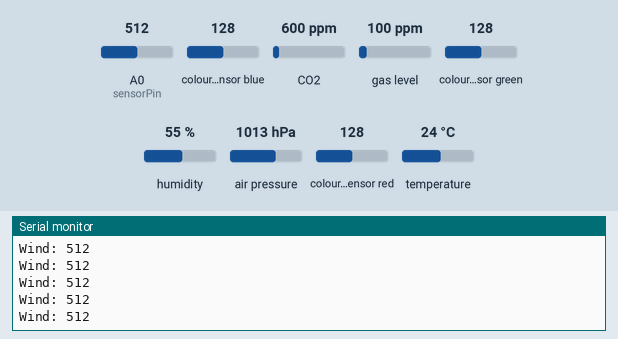
Recording of a sketch running on a simulated Arduino Uno, built with avr-gcc and run on an emulated ATmega328P. Shown: the last lines printed to the serial monitor. Inputs (shaded band) come from the test bench; at power-on: colour sensor blue 128, A0 (sensorPin) = 512, CO2 600 ppm, gas level 100 ppm, colour sensor green 128, humidity 55 %, air pressure 1013 hPa, colour sensor red 128, temperature 24 °C.

Above: at 1.2 s.
1.3 s: colour sensor blue set to 5
At 10.09 s:
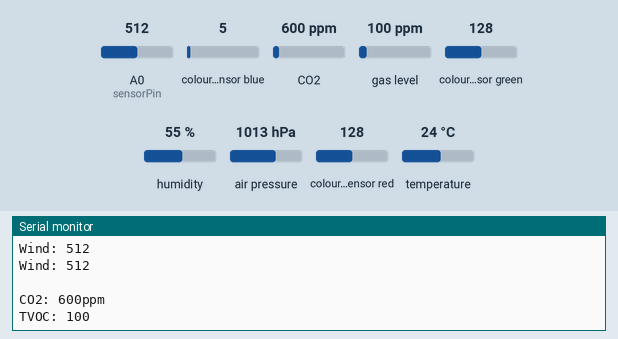
11.5 s: A0 (sensorPin) set to 716
At 11.51 s:
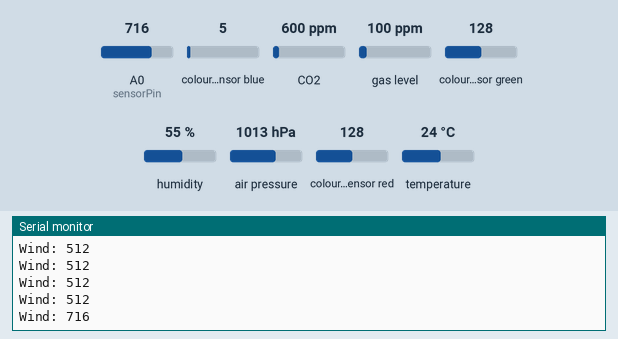
16.0 s: A0 (sensorPin) set to 992
At 16.02 s:
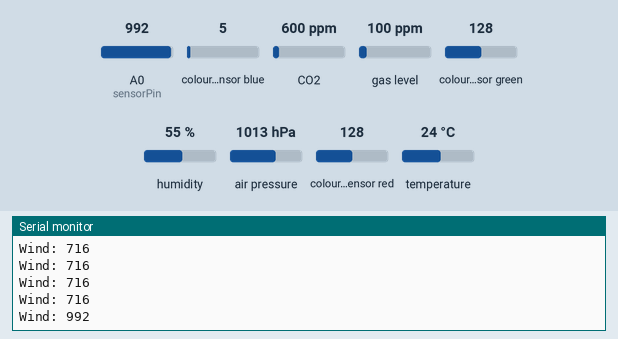
Timing chart, 0 to 19.0 s (numbered marks = the images above; inputs shaded):
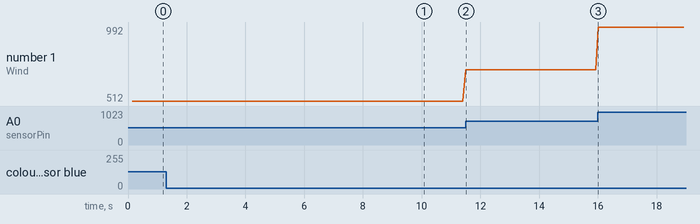

The sketch:

combine-Temp-RGB-VOC-airQuality-wind.ino
```cpp
/***************************************************************************
  This is a sketch that connects the
  1) BME280 humidity, temperature & pressure sensor - https://learn.adafruit.com/adafruit-bme280-humidity-barometric-pressure-temperature-sensor-breakout/arduino-test
  2) CCS811 Gas Sensor - Co2 and VOC - https://learn.adafruit.com/adafruit-ccs811-air-quality-sensor?view=all
  3) TCS34725 - RGB colour sensor - Colour temp, LUX - https://learn.adafruit.com/adafruit-color-sensors/arduino-code
  4) PM2.5 Air Quality Sensor - https://learn.adafruit.com/pm25-air-quality-sensor/arduino-code
  5) Anemometer wind Sensor - https://www.adafruit.com/product/1733

  Sensors 1, 2 and 3 use I2C or SPI to communicate, 2 or 4 pins are required
  to interface. The device's I2C address is either 0x76 or 0x77 and 0x5a.

SDA-> Pin 4A on Arduino Uno
SCL -> Pin 5A on Arduino Uno

Notes on wiring:
CCS811 Gas Sensor - Co2 and VOC - must also ground WAKE pin
TCS34725 - RGB colour sensor - To turn off LED on Board ground LED pin
PM2.5 - Ground, Positive, Pin 2 on Arduino
Anemometer wind sensor -- red to + of power source - 12vdc is fine.
    Black is to ground on power source and ground on microcontroller.
    Blue goes to A0

 ***************************************************************************/

#include <Wire.h>
#include <SPI.h>
#include <Adafruit_Sensor.h>
#include <Adafruit_BME280.h> // Altitude/Temp/Pressure/Humidity
#include "Adafruit_TCS34725.h" // RGB code - Colour temp and LUX
#include "Adafruit_CCS811.h" //CCS811 code - Co2 and TVOC

//https://learn.adafruit.com/pm25-air-quality-sensor/arduino-code
#include <SoftwareSerial.h>
SoftwareSerial pmsSerial(2, 3);

#define BME_SCK 13
#define BME_MISO 12
#define BME_MOSI 11
#define BME_CS 10

#define SEALEVELPRESSURE_HPA (1013.25)

Adafruit_CCS811 ccs; // gas sensor
Adafruit_BME280 bme; // I2C

/* Initialise with specific int time and gain values */
Adafruit_TCS34725 tcs = Adafruit_TCS34725(TCS34725_INTEGRATIONTIME_700MS, TCS34725_GAIN_1X);

struct pms5003data { //particulate
  uint16_t framelen;
  uint16_t pm10_standard, pm25_standard, pm100_standard;
  uint16_t pm10_env, pm25_env, pm100_env;
  uint16_t particles_03um, particles_05um, particles_10um, particles_25um, particles_50um, particles_100um;
  uint16_t unused;
  uint16_t checksum;
};

struct pms5003data data;

unsigned long fastDelayTime = 100;
unsigned long slowDelayTime = 10000;
unsigned long previousFastMillis = 0;
unsigned long previousSlowMillis = 0;
int sensorPin = A0;    // select the input pin for the potentiometer
int sensorValue = 0;  // variable to store the value coming from the sensor

void setup() {
    Serial.begin(115200);

        // sensor baud rate is 9600 //PM2.5
        pmsSerial.begin(9600);

    tcs.begin(); //RGB colour sensor
    ccs.begin(); //Gas sensor
    bme.begin();  //Pressure/Temp sensor
}

void loop() {

    unsigned long currentMillis = millis();
    if (currentMillis - previousFastMillis >= fastDelayTime) {
        previousFastMillis = currentMillis;
        // This runs every fastDelayTime ms
        // Process fast sensors
        // read the value from the wind sensor:
        sensorValue = analogRead(sensorPin);
        Serial.print("Wind: ");Serial.println(sensorValue);

        if (currentMillis - previousSlowMillis >= slowDelayTime) {
          previousSlowMillis = currentMillis;
          // This runs every slowDelayTime ms
          // Process slow sensors
          printValuesVOC();
          printValuesBME();
          printValuesRGB();

          if (readPMSdata(&pmsSerial)) {
            // reading data was successful!
            Serial.println();
            Serial.println("---------------------------------------");
            Serial.print("Particles > 0.3um / 0.1L air:"); Serial.println(data.particles_03um);
            Serial.print("Particles > 0.5um / 0.1L air:"); Serial.println(data.particles_05um);
            Serial.print("Particles > 1.0um / 0.1L air:"); Serial.println(data.particles_10um);
            Serial.print("Particles > 2.5um / 0.1L air:"); Serial.println(data.particles_25um);
            Serial.print("Particles > 5.0um / 0.1L air:"); Serial.println(data.particles_50um);
            Serial.print("Particles > 10.0 um / 0.1L air:"); Serial.println(data.particles_100um);
            Serial.println("---------------------------------------");
          }
        }
    }
    delay(50);
}

///----------------------particle
boolean readPMSdata(Stream *s) {
  // Read a byte at a time until we get to the special '0x42' start-byte
  while (s->available() && s->peek() != 0x42) {
    s->read();
  }

  if (! s->available()) {
    Serial.println("no data");
    return false;
  }

  // Now read all 32 bytes
  if (s->available() < 32) {
    Serial.println("< 32 bytes available");
    return false;
  }

  uint8_t buffer[32];
  uint16_t sum = 0;
  s->readBytes(buffer, 32);

  // get checksum ready
  for (uint8_t i=0; i<30; i++) {
    sum += buffer[i];
  }

  /* debugging
  for (uint8_t i=2; i<32; i++) {
    Serial.print("0x"); Serial.print(buffer[i], HEX); Serial.print(", ");
  }
  Serial.println();
  */

  // The data comes in endian'd, this solves it so it works on all platforms
  uint16_t buffer_u16[15];
  for (uint8_t i=0; i<15; i++) {
    buffer_u16[i] = buffer[2 + i*2 + 1];
    buffer_u16[i] += (buffer[2 + i*2] << 8);
  }

  // put it into a nice struct :)
  memcpy((void *)&data, (void *)buffer_u16, 30);

  if (sum != data.checksum) {
    Serial.println("Checksum failure");
    return false;
  }
  // success!
  return true;
}

void printValuesVOC(){
  //---- For Gas and VOC - CCS811
    Serial.println(" ");
      if(ccs.available()){
      if(!ccs.readData()){
      Serial.print("CO2: "); Serial.print(ccs.geteCO2()); Serial.println("ppm");
      Serial.print("TVOC: "); Serial.println(ccs.getTVOC());
    }
  }//-------
}

void printValuesRGB(){
  //---RGB code
      uint16_t r, g, b, c, colorTemp, lux;  // unsigned 16 bit integer to hold all values
      tcs.getRawData(&r, &g, &b, &c); // This gets the raw data (not using the RGB colour values converter)

      colorTemp = tcs.calculateColorTemperature(r, g, b);
      lux = tcs.calculateLux(r, g, b);
      Serial.print("Color Temp: "); Serial.print(colorTemp, DEC); Serial.println(" K ");
      Serial.print("Lux: "); Serial.println(lux, DEC);//-----
}

void printValuesBME() { // prints the values for the BME280
    Serial.print("Temperature = "); Serial.print(bme.readTemperature()); Serial.println(" *C");
    Serial.print("Pressure = "); Serial.print(bme.readPressure() / 100.0F);Serial.println(" hPa");
    Serial.print("Approx. Altitude = "); Serial.print(bme.readAltitude(SEALEVELPRESSURE_HPA)); Serial.println(" m");
    Serial.print("Humidity = "); Serial.print(bme.readHumidity()); Serial.println(" %");

    Serial.println();
}
```

Measured:
- after the input at 11.5 s, the serial monitor: prints a new line at once (image 2)
- after the input at 16.0 s, the serial monitor: prints a new line at once (image 3)
- plotted number 1: 512 → 716 after the input at 11.5 s, 716 → 992 after the input at 16.0 s
